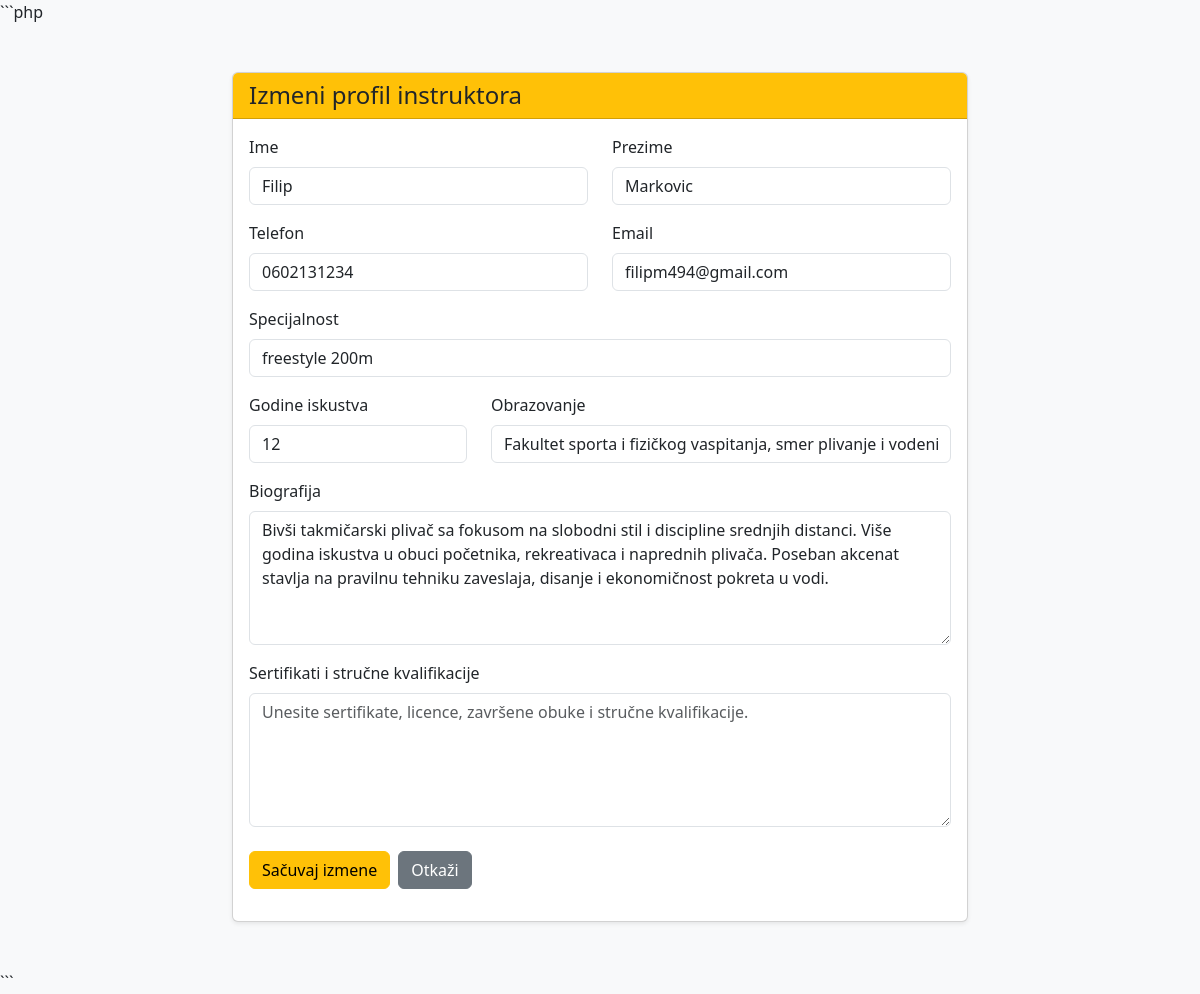
The app's page /plivanje_projekat/izmeni_instruktora.php?id=3 (signed in), older data.
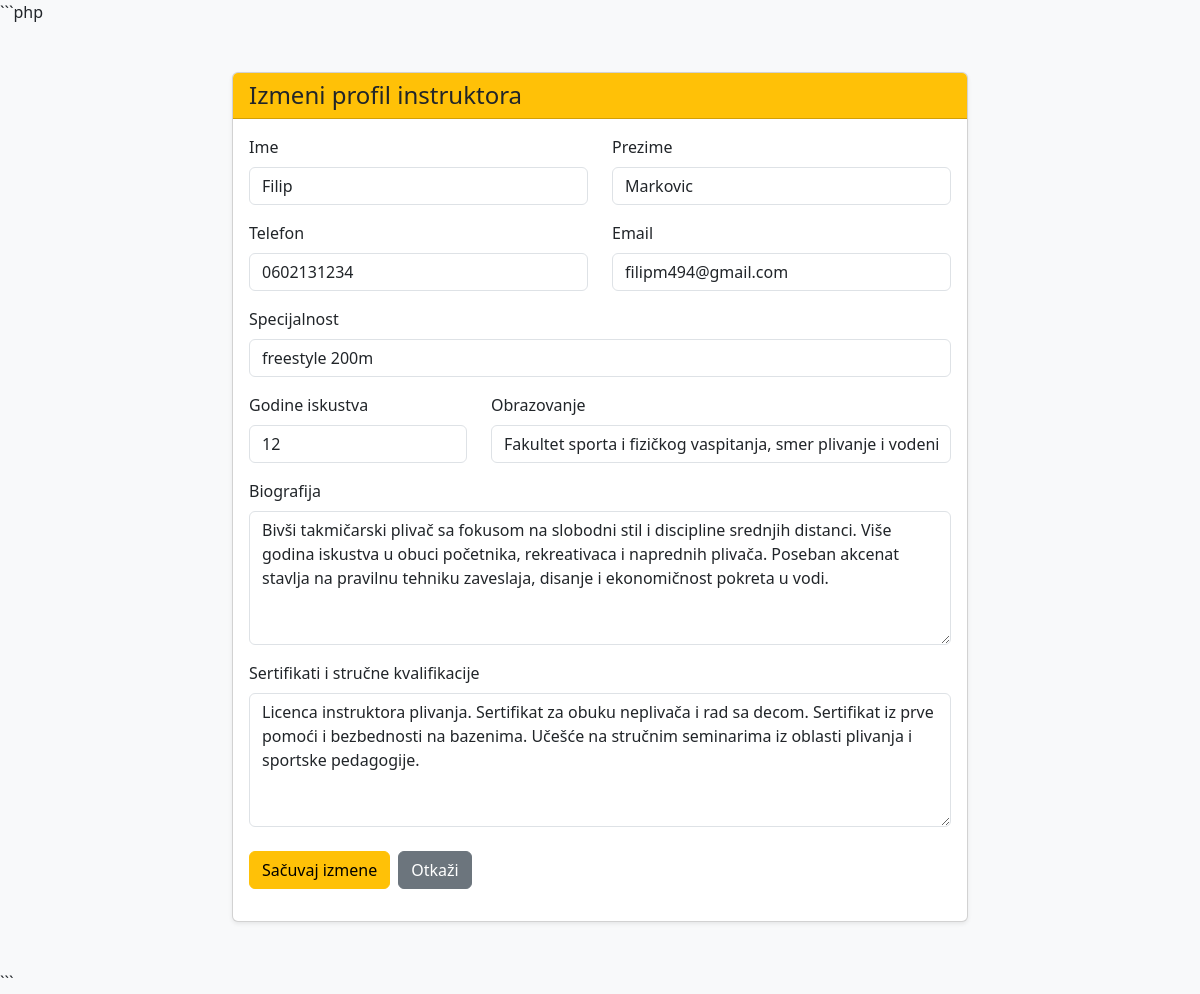
The same page, newer data.
### tables this page shows
CREATE TABLE IF NOT EXISTS `instruktori` (
  `id` int NOT NULL AUTO_INCREMENT,
  `ime` varchar(50) NOT NULL,
  `prezime` varchar(50) NOT NULL,
  `telefon` varchar(30) DEFAULT NULL,
  `email` varchar(100) DEFAULT NULL,
  `specijalnost` varchar(100) DEFAULT NULL,
  `biografija` text,
  `godine_iskustva` int DEFAULT NULL,
  `sertifikati_opis` text,
  `obrazovanje` varchar(255) DEFAULT NULL,
  PRIMARY KEY (`id`)
);

### plivanje_projekat/classes/BaseModel.php (called while the page is built, shortened)
<?php
require_once __DIR__ . '/../config/Database.php';
class BaseModel
{
    public function __construct()
    {
        $database = new Database();
        $this->connection = $database->connect();
    }
}

### plivanje_projekat/config/Database.php (called while the page is built)
<?php
class Database
{
    private string $host = 'localhost';
    private string $databaseName = 'plivanje_db';
    private string $username = 'root';
    private string $password = '';
    private ?PDO $connection = null;
    public function connect(): PDO
    {
        if ($this->connection === null) {
            try {
                $dsn = "mysql:host={$this->host};dbname={$this->databaseName};charset=utf8mb4";
                $this->connection = new PDO(
                    $dsn,
                    $this->username,
                    $this->password
                );
                $this->connection->setAttribute(
                    PDO::ATTR_ERRMODE,
                    PDO::ERRMODE_EXCEPTION
                );
                $this->connection->setAttribute(
                    PDO::ATTR_DEFAULT_FETCH_MODE,
                    PDO::FETCH_ASSOC
                );
            } catch (PDOException $exception) {
                die('Greška pri povezivanju sa bazom: ' . $exception->getMessage());
            }
        }
        return $this->connection;
    }
}

### plivanje_projekat/classes/Instruktor.php (called while the page is built, shortened)
<?php
require_once __DIR__ . '/BaseModel.php';
class Instruktor extends BaseModel implements CrudInterface
{
    public function findById(int $id): array|false
    {
        $sql = "SELECT * FROM instruktori WHERE id = :id";
        $stmt = $this->connection->prepare($sql);
        $stmt->execute([
            ':id' => $id
        ]);
        return $stmt->fetch();
    }
}

### plivanje_projekat/izmeni_instruktora.php (the view, shortened to what the changed rows need)
<?php
require_once __DIR__ . '/classes/Instruktor.php';
$instruktorModel = new Instruktor();
$id = filter_input(
    INPUT_GET,
    'id',
    FILTER_VALIDATE_INT
);
$instruktor = $instruktorModel->findById($id);
?>
<!DOCTYPE html>
<html lang="sr">
<head>
    <link
        href="https://cdn.jsdelivr.net/npm/bootstrap@5.3.3/dist/css/bootstrap.min.css"
        rel="stylesheet"
    >
</head>
<body class="bg-light">
<div class="container py-5">
    <div class="row justify-content-center">
        <div class="col-lg-8">
            <div class="card shadow-sm">
                <div class="card-header bg-warning">
                    <h1 class="h4 mb-0">
                        Izmeni profil instruktora
                    </h1>
                </div>
                <div class="card-body">
                    <form method="POST">
                        <div class="row">
                            <div class="col-md-6 mb-3">
                                <label
                                    for="ime"
                                    class="form-label"
                                >
                                    Ime
                                </label>
                                <input
                                    type="text"
                                    class="form-control"
                                    id="ime"
                                    name="ime"
                                    value="<?= htmlspecialchars(
                                        $_POST['ime']
                                        ?? $instruktor['ime']
                                    ) ?>"
                                    required
                                >
                            </div>
                            <div class="col-md-6 mb-3">
                                <label
                                    for="prezime"
                                    class="form-label"
                                >
                                    Prezime
                                </label>
                                <input
                                    type="text"
                                    class="form-control"
                                    id="prezime"
                                    name="prezime"
                                    value="<?= htmlspecialchars(
                                        $_POST['prezime']
                                        ?? $instruktor['prezime']
                                    ) ?>"
                                    required
                                >
                            </div>
                        </div>
                        <div class="row">
                            <div class="col-md-6 mb-3">
                                <label
                                    for="telefon"
                                    class="form-label"
                                >
                                    Telefon
                                </label>
                                <input
                                    type="text"
                                    class="form-control"
                                    id="telefon"
                                    name="telefon"
                                    value="<?= htmlspecialchars(
                                        $_POST['telefon']
                                        ?? $instruktor['telefon']
                                        ?? ''
                                    ) ?>"
                                >
                            </div>
                            <div class="col-md-6 mb-3">
                                <label
                                    for="email"
                                    class="form-label"
                                >
                                    Email
                                </label>
                                <input
                                    type="email"
                                    class="form-control"
                                    id="email"
                                    name="email"
                                    value="<?= htmlspecialchars(
                                        $_POST['email']
                                        ?? $instruktor['email']
                                        ?? ''
                                    ) ?>"
                                >
                            </div>
                        </div>
                        <div class="mb-3">
                            <label
                                for="specijalnost"
                                class="form-label"
                            >
                                Specijalnost
                            </label>
                            <input
                                type="text"
                                class="form-control"
                                id="specijalnost"
                                name="specijalnost"
                                placeholder="Na primer: kraul, početnici, takmičarsko plivanje..."
                                value="<?= htmlspecialchars(
                                    $_POST['specijalnost']
                                    ?? $instruktor['specijalnost']
                                    ?? ''
                                ) ?>"
                            >
                        </div>
                        <div class="row">
                            <div class="col-md-4 mb-3">
                                <label
                                    for="godine_iskustva"
                                    class="form-label"
                                >
                                    Godine iskustva
                                </label>
                                <input
                                    type="number"
                                    class="form-control"
                                    id="godine_iskustva"
                                    name="godine_iskustva"
                                    min="0"
                                    value="<?= htmlspecialchars(
                                        $_POST['godine_iskustva']
                                        ?? $instruktor['godine_iskustva']
                                        ?? ''
                                    ) ?>"
                                >
                            </div>
                            <div class="col-md-8 mb-3">
                                <label
                                    for="obrazovanje"
                                    class="form-label"
                                >
                                    Obrazovanje
                                </label>
                                <input
                                    type="text"
                                    class="form-control"
                                    id="obrazovanje"
                                    name="obrazovanje"
                                    placeholder="Na primer: Fakultet sporta i fizičkog vaspitanja"
                                    value="<?= htmlspecialchars(
                                        $_POST['obrazovanje']
                                        ?? $instruktor['obrazovanje']
                                        ?? ''
                                    ) ?>"
                                >
                            </div>
                        </div>
                        <div class="mb-3">
                            <label
                                for="biografija"
                                class="form-label"
                            >
                                Biografija
                            </label>
                            <textarea
                                class="form-control"
                                id="biografija"
                                name="biografija"
                                rows="5"
                                placeholder="Unesite opis iskustva, načina rada i profesionalne biografije instruktora."
                            ><?= htmlspecialchars(
                                $_POST['biografija']
                                ?? $instruktor['biografija']
                                ?? ''
                            ) ?></textarea>
                        </div>
                        <div class="mb-4">
                            <label
                                for="sertifikati_opis"
                                class="form-label"
                            >
                                Sertifikati i stručne kvalifikacije
                            </label>
                            <textarea
                                class="form-control"
                                id="sertifikati_opis"
                                name="sertifikati_opis"
                                rows="5"
                                placeholder="Unesite sertifikate, licence, završene obuke i stručne kvalifikacije."
                            ><?= htmlspecialchars(
                                $_POST['sertifikati_opis']
                                ?? $instruktor['sertifikati_opis']
                                ?? ''
                            ) ?></textarea>
                        </div>
                    </form>
                </div>
            </div>
        </div>
    </div>
</div>
</body>
</html>

Row changes from the older to the newer data that the page shows:
changed instruktori "Filip": sertifikati_opis (not shown) → "Licenca instruktora plivanja. Sertifikat za obuku neplivača i rad sa decom. Sertifikat iz prve pomoći i bezbednosti na bazenima. Učešće na stručnim seminarima iz oblasti plivanja i sportske pedagogije."
